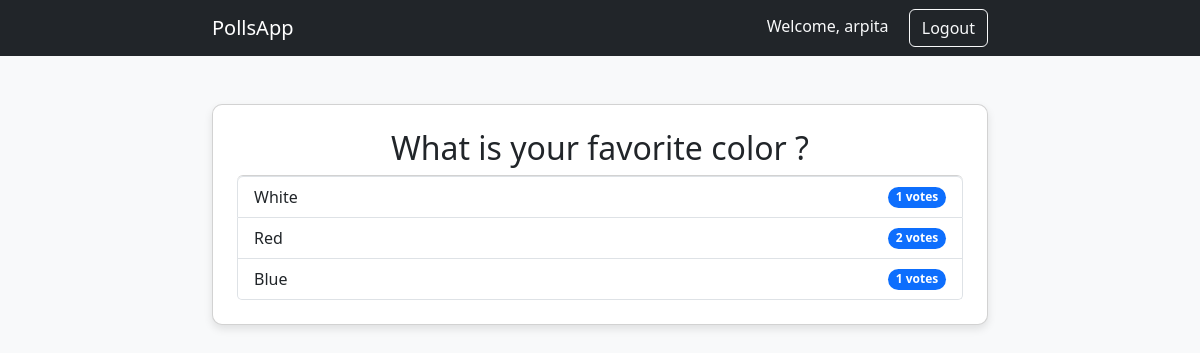
/polls/2/results/ (signed in), run on the app's committed database.
### polls/models.py (models this page shows, shortened)
class Question(models.Model):
    question_text = models.CharField(max_length = 200)
    pub_date = models.DateTimeField("date published")

class Choice(models.Model):
    question = models.ForeignKey(Question, on_delete=models.CASCADE)
    choice_text = models.CharField(max_length= 200)
    votes = models.IntegerField(default= 0)

### polls/views.py (the view)
# urls.py: path("<int:pk>/results/", views.ResultsView.as_view(), name="results"),
class ResultsView(LoginRequiredMixin, generic.DeleteView):
    model = Question
    template_name = "polls/results.html"
    login_url = "/accounts/login/"

### polls/templates/polls/results.html (shortened to what this page needs)
{% extends "polls/base.html" %}
{% block content %}
    {% if user.is_authenticated %}
        <div class="card poll-card p-4">
            <h2 class="text-center">{{ question.question_text }}</h2>
            <ul class="list-group">
                {% for choice in question.choice_set.all %}
                    <li class="list-group-item d-flex justify-content-between align-items-center">
                        {{ choice.choice_text }}
                        <span class="badge bg-primary rounded-pill">{{ choice.votes }} votes</span>
                    </li>
                {% endfor %}
            </ul>
        </div>
    {% else %}
        <p class="alert alert-warning text-center">You need to <a href="{% url 'login' %}?next={{ request.path }}">log in</a> to see poll results.</p>
    {% endif %}
{% endblock %}

### polls/templates/polls/base.html (shortened to what this page needs)
<!DOCTYPE html>
<html lang="en">
<head>
    <link href="https://cdn.jsdelivr.net/npm/bootstrap@5.3.2/dist/css/bootstrap.min.css" rel="stylesheet">
</head>
<body>
    <nav class="navbar navbar-expand-lg navbar-dark bg-dark">
        <div class="container">
            <a class="navbar-brand" href="{% url 'polls:index' %}">PollsApp</a>
            <div class="ms-auto">
                {% if user.is_authenticated %}
                    <span class="text-light me-3">Welcome, {{ user.username }}</span>
                    <form method="post" action="{% url 'logout' %}" class="d-inline">
                        <button type="submit" class="btn btn-outline-light">Logout</button>
                    </form>
                {% else %}
                    <a href="{% url 'polls:register' %}" class="btn btn-outline-light">Register</a>
                    <a href="{% url 'login' %}" class="btn btn-outline-light">Login</a>
                {% endif %}
            </div>
        </div>
    </nav>
    <div class="container mt-5">
        {% block content %}{% endblock %}
    </div>
</body>
</html>

### polls/templates/polls/base.html (style rules this page uses)
body { background-color: #f8f9fa; }
.container { max-width: 800px; }
.poll-card { border-radius: 10px; box-shadow: 0 4px 8px rgba(0, 0, 0, 0.1); }

### data on the page
Question: question_text "What is your favorite color ?"
Choice: choice_text "White", votes "1"
Choice: choice_text "Red", votes "2"
Choice: choice_text "Blue", votes "1"

### other printed values
{{ user.username }} "arpita"
